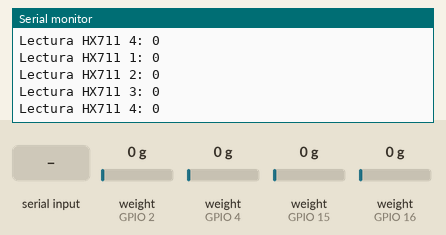
Recording of a sketch running on a simulated ESP32. Parts: the last lines printed to the serial monitor. The test bench sets the inputs (shaded band); at power-on: weight on the scale (sensors on GPIO 2, GPIO 4, GPIO 15, GPIO 16) 0 g. Nothing arrives over Bluetooth unless stated.

Above: at 2.3 s.
2.4 s: "1" received over the second serial link
At 4.1 s:
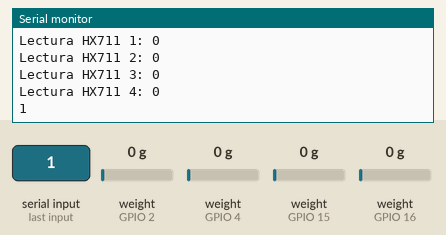
4.7 s: weight on the scale (sensor on GPIO 2) set to 100 g
At 6.4 s:
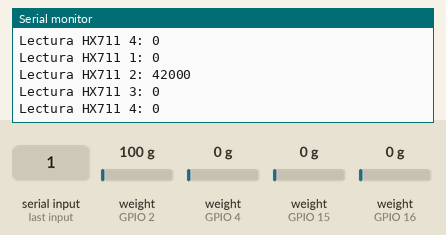
6.6 s: weight on the scale (sensor on GPIO 4) set to 100 g
At 8.2 s:
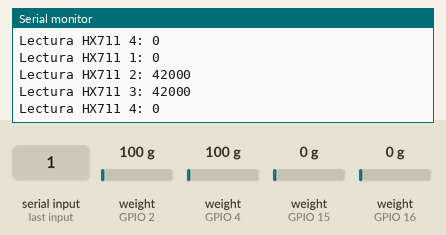
8.5 s: weight on the scale (sensor on GPIO 15) set to 100 g
At 8.62 s:
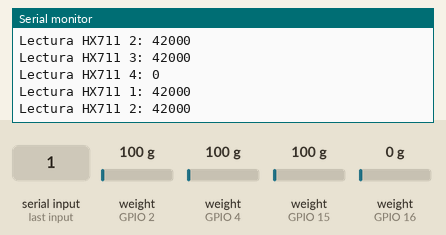
10.4 s: weight on the scale (sensor on GPIO 16) set to 100 g
At 12.1 s:
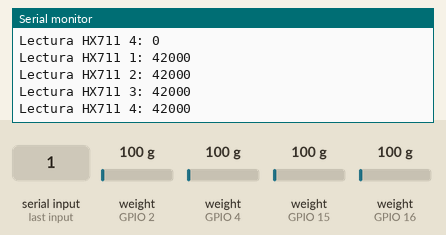
12.3 s: "0" received over the second serial link
At 13.9 s:
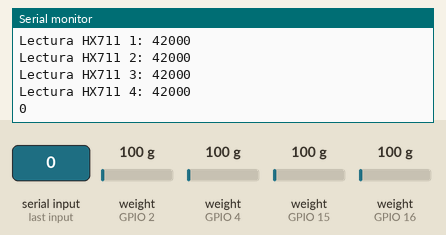
Timing chart, 0 to 15.2 s (numbered marks = the images above; inputs shaded):
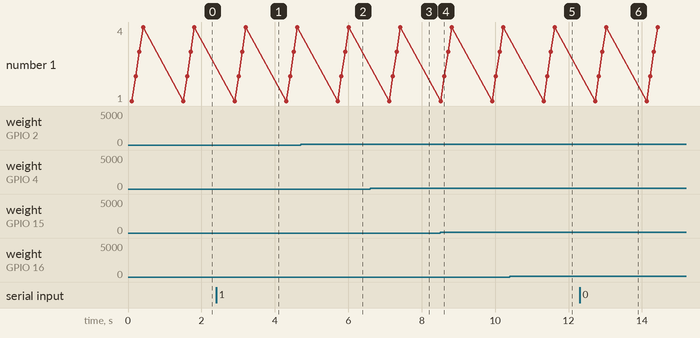

Measured:
- after the input at 2.4 s, the serial monitor: prints a new line after 0.81 s (image 1)
- after the input at 4.7 s, the serial monitor: prints a new line after 1.1 s (image 2)
- after the input at 6.6 s, the serial monitor: prints a new line after 0.72 s (image 3)
- after the input at 8.5 s, the serial monitor: prints a new line at once (image 4)
- after the input at 10.4 s, the serial monitor: prints a new line after 1.2 s (image 5)
- after the input at 12.3 s, the serial monitor: prints a new line after 0.73 s (image 6)

The sketch:

Codigo_Galgas_BT.ino
```cpp
#include <HX711.h>
#include "BluetoothSerial.h"

// Definir los pines de cada HX711
const int LOADCELL_DOUT_1 = 15; // Pin DOUT para el HX711 1
const int LOADCELL_SCK_1 = 5;   // Pin SCK para el HX711 1
const int LOADCELL_DOUT_2 = 2;  // Pin DOUT para el HX711 2
const int LOADCELL_SCK_2 = 18;  // Pin SCK para el HX711 2
const int LOADCELL_DOUT_3 = 4;  // Pin DOUT para el HX711 3
const int LOADCELL_SCK_3 = 19;  // Pin SCK para el HX711 3
const int LOADCELL_DOUT_4 = 16; // Pin DOUT para el HX711 4
const int LOADCELL_SCK_4 = 21;  // Pin SCK para el HX711 4

// Crear instancias para cada HX711
HX711 scale1;
HX711 scale2;
HX711 scale3;
HX711 scale4;

// Configuración de Bluetooth
String device_name = "Medidor-Presion-PrototipoESP32-BT";
BluetoothSerial SerialBT;

void setup() {
  Serial.begin(115200);

  // Iniciar las balanzas (HX711)
  scale1.begin(LOADCELL_DOUT_1, LOADCELL_SCK_1);
  scale2.begin(LOADCELL_DOUT_2, LOADCELL_SCK_2);
  scale3.begin(LOADCELL_DOUT_3, LOADCELL_SCK_3);
  scale4.begin(LOADCELL_DOUT_4, LOADCELL_SCK_4);
  Serial.println("Iniciando lectura de los HX711...");

  // Iniciar Bluetooth
  SerialBT.begin(device_name);
  Serial.printf("El dispositivo de nombre \"%s\" esta disponible.\nAhora puedes emparejarlo con Bluetooth!\n", device_name.c_str());
  SerialBT.deleteAllBondedDevices(); // Borra todos los dispositivos emparejados
}


void loop() {
  // Lecturas de los HX711
  if (scale1.is_ready()) {
    long reading1 = scale1.read();
    Serial.print("Lectura HX711 1: ");
    Serial.println(reading1);
    SerialBT.print("Lectura HX711 1: ");
    SerialBT.println(reading1);
  } else {
    Serial.println("Esperando HX711 1...");
  }

  if (scale2.is_ready()) {
    long reading2 = scale2.read();
    Serial.print("Lectura HX711 2: ");
    Serial.println(reading2);
    SerialBT.print("Lectura HX711 2: ");
    SerialBT.println(reading2);
  } else {
    Serial.println("Esperando HX711 2...");
  }

  if (scale3.is_ready()) {
    long reading3 = scale3.read();
    Serial.print("Lectura HX711 3: ");
    Serial.println(reading3);
    SerialBT.print("Lectura HX711 3: ");
    SerialBT.println(reading3);
  } else {
    Serial.println("Esperando HX711 3...");
  }

  if (scale4.is_ready()) {
    long reading4 = scale4.read();
    Serial.print("Lectura HX711 4: ");
    Serial.println(reading4);
    SerialBT.print("Lectura HX711 4: ");
    SerialBT.println(reading4);
  } else {
    Serial.println("Esperando HX711 4...");
  }

  // Comunicación bidireccional con Bluetooth
  if (Serial.available()) {
    SerialBT.write(Serial.read());
  }
  if (SerialBT.available()) {
    Serial.write(SerialBT.read());
  }

  delay(1000); // Espera de 1 segundo entre lecturas
}
```
